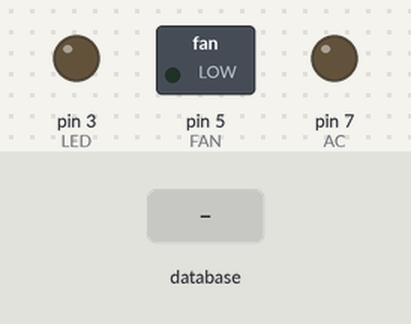
The program below on a simulated Raspberry Pi (header pin numbers). Shown: switched loads named in the program (green lamp = pin HIGH), output pins drawn as LEDs (lit = HIGH). The inputs (shaded band) are chosen by the test bench. Each call to the cloud database takes 0.3 s, and an entry nobody has set reads as its off value or as empty.

Above: at 1.2 s.
1.3 s: database entry "LIGHT" set to "1"
At 3.2 s:
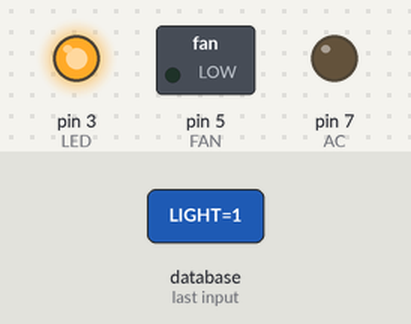
4.2 s: database entry "FAN" set to "1"
At 5.7 s:
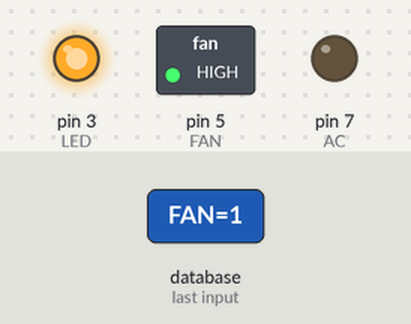
6.0 s: database entry "AC" set to "1"
At 7.2 s:
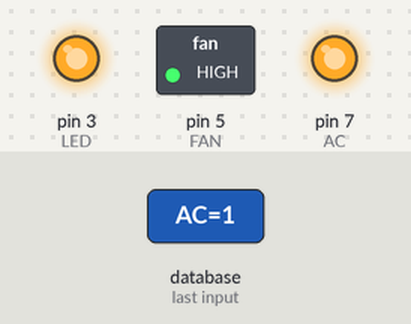
7.8 s: database entry "LIGHT" set to "0"
At 10.2 s:
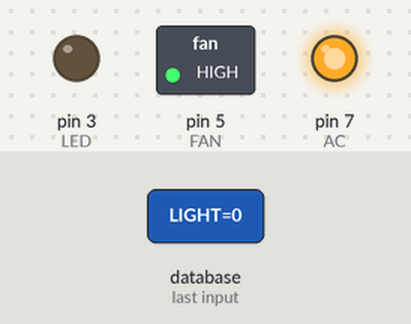
10.5 s: database entry "FAN" set to "0"
At 11.8 s:
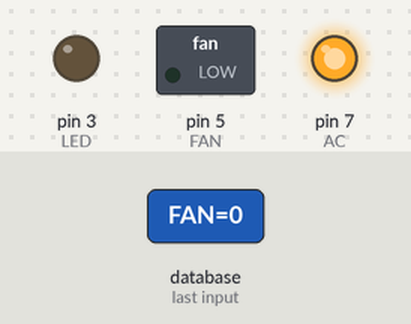
12.3 s: database entry "AC" set to "0"
At 13.2 s:
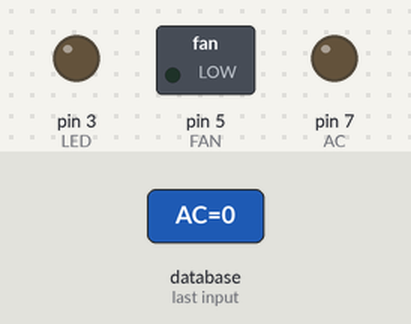
Timing chart, 0 to 15.1 s (numbered marks = the images above; inputs shaded):
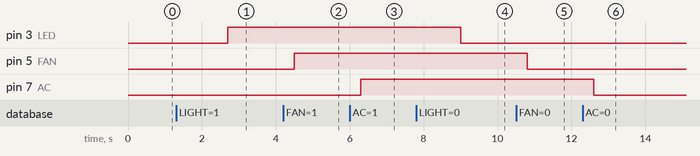

The program:

Raspberry.py
```python
import RPi.GPIO as GPIO
import firebase as firebase

x=y=z=0;
LED=3;
FAN=5;
AC=7;

GPIO.cleanup();
GPIO.setmode(GPIO.BOARD);
GPIO.setup(LED,GPIO.OUT);
GPIO.setup(FAN,GPIO.OUT);
GPIO.setup(AC,GPIO.OUT);

firebase = firebase.FirebaseApplication('https://awesome-9caed.firebaseio.com/',None);
while True:
    x = firebase.get('LIGHT',None);
    y = firebase.get('FAN',None);
    z = firebase.get('AC',None);
    if(x==1):
        GPIO.output(LED,True);
    else:
        GPIO.output(LED,False);
    if(y==1):
        GPIO.output(FAN,True);
    else:
        GPIO.output(FAN,False);
    if(z==1):
        GPIO.output(AC,True);
    else:
        GPIO.output(AC,False);
```

Measured:
- after the input at 1.3 s, pin 3 (LED): LOW → HIGH after 1.4 s
- after the input at 4.2 s, pin 5 (FAN): LOW → HIGH after 0.30 s
- after the input at 6.0 s, pin 7 (AC): LOW → HIGH after 0.30 s
- after the input at 7.8 s, pin 3 (LED): HIGH → LOW after 1.2 s
- after the input at 10.5 s, pin 5 (FAN): HIGH → LOW after 0.30 s
- after the input at 12.3 s, pin 7 (AC): HIGH → LOW after 0.30 s
